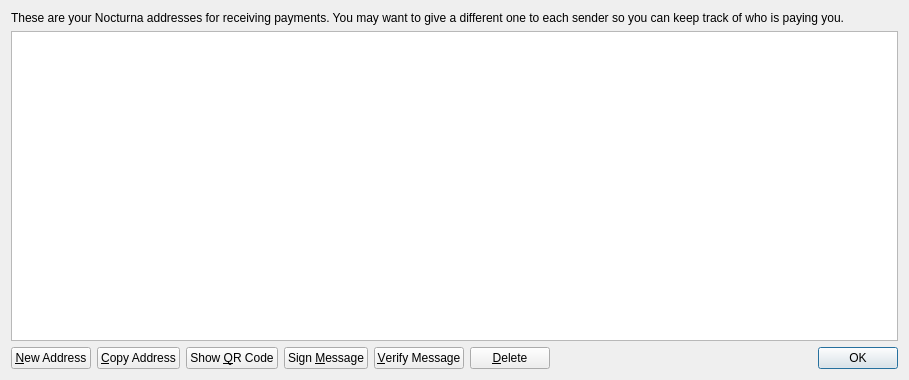
<?xml version="1.0" encoding="UTF-8"?>
<ui version="4.0">
 <class>AddressBookPage</class>
 <widget class="QWidget" name="AddressBookPage">
  <property name="geometry">
   <rect>
    <x>0</x>
    <y>0</y>
    <width>909</width>
    <height>380</height>
   </rect>
  </property>
  <property name="windowTitle">
   <string>Address Book</string>
  </property>
  <layout class="QVBoxLayout" name="verticalLayout">
   <item>
    <widget class="QLabel" name="labelExplanation">
     <property name="text">
      <string>These are your Nocturna addresses for receiving payments. You may want to give a different one to each sender so you can keep track of who is paying you.</string>
     </property>
     <property name="textFormat">
      <enum>Qt::PlainText</enum>
     </property>
     <property name="wordWrap">
      <bool>true</bool>
     </property>
    </widget>
   </item>
   <item>
    <widget class="QTableView" name="tableView">
     <property name="contextMenuPolicy">
      <enum>Qt::CustomContextMenu</enum>
     </property>
     <property name="toolTip">
      <string>Double-click to edit address or label</string>
     </property>
     <property name="tabKeyNavigation">
      <bool>false</bool>
     </property>
     <property name="alternatingRowColors">
      <bool>true</bool>
     </property>
     <property name="selectionMode">
      <enum>QAbstractItemView::SingleSelection</enum>
     </property>
     <property name="selectionBehavior">
      <enum>QAbstractItemView::SelectRows</enum>
     </property>
     <property name="sortingEnabled">
      <bool>true</bool>
     </property>
     <attribute name="verticalHeaderVisible">
      <bool>false</bool>
     </attribute>
    </widget>
   </item>
   <item>
    <layout class="QHBoxLayout" name="horizontalLayout">
     <item>
      <widget class="QPushButton" name="newAddressButton">
       <property name="toolTip">
        <string>Create a new address</string>
       </property>
       <property name="text">
        <string>&amp;New Address</string>
       </property>
       <property name="icon">
        <iconset resource="../bitcoin.qrc">
         <normaloff>:/icons/add</normaloff>:/icons/add</iconset>
       </property>
      </widget>
     </item>
     <item>
      <widget class="QPushButton" name="copyToClipboard">
       <property name="toolTip">
        <string>Copy the currently selected address to the system clipboard</string>
       </property>
       <property name="text">
        <string>&amp;Copy Address</string>
       </property>
       <property name="icon">
        <iconset resource="../bitcoin.qrc">
         <normaloff>:/icons/editcopy</normaloff>:/icons/editcopy</iconset>
       </property>
      </widget>
     </item>
     <item>
      <widget class="QPushButton" name="showQRCode">
       <property name="text">
        <string>Show &amp;QR Code</string>
       </property>
       <property name="icon">
        <iconset resource="../bitcoin.qrc">
         <normaloff>:/icons/qrcode</normaloff>:/icons/qrcode</iconset>
       </property>
      </widget>
     </item>
     <item>
      <widget class="QPushButton" name="signMessage">
       <property name="toolTip">
        <string>Sign a message to prove you own a Nocturna address</string>
       </property>
       <property name="text">
        <string>Sign &amp;Message</string>
       </property>
       <property name="icon">
        <iconset resource="../bitcoin.qrc">
         <normaloff>:/icons/edit</normaloff>:/icons/edit</iconset>
       </property>
      </widget>
     </item>
     <item>
      <widget class="QPushButton" name="verifyMessage">
       <property name="toolTip">
        <string>Verify a message to ensure it was signed with a specified Nocturna address</string>
       </property>
       <property name="text">
        <string>&amp;Verify Message</string>
       </property>
       <property name="icon">
        <iconset resource="../bitcoin.qrc">
         <normaloff>:/icons/transaction_0</normaloff>:/icons/transaction_0</iconset>
       </property>
      </widget>
     </item>
     <item>
      <widget class="QPushButton" name="deleteButton">
       <property name="toolTip">
        <string>Delete the currently selected address from the list</string>
       </property>
       <property name="text">
        <string>&amp;Delete</string>
       </property>
       <property name="icon">
        <iconset resource="../bitcoin.qrc">
         <normaloff>:/icons/remove</normaloff>:/icons/remove</iconset>
       </property>
      </widget>
     </item>
     <item>
      <spacer name="horizontalSpacer">
       <property name="orientation">
        <enum>Qt::Horizontal</enum>
       </property>
       <property name="sizeHint" stdset="0">
        <size>
         <width>40</width>
         <height>20</height>
        </size>
       </property>
      </spacer>
     </item>
     <item>
      <widget class="QDialogButtonBox" name="buttonBox">
       <property name="sizePolicy">
        <sizepolicy hsizetype="Maximum" vsizetype="Fixed">
         <horstretch>0</horstretch>
         <verstretch>0</verstretch>
        </sizepolicy>
       </property>
       <property name="standardButtons">
        <set>QDialogButtonBox::Ok</set>
       </property>
      </widget>
     </item>
    </layout>
   </item>
  </layout>
 </widget>
 <resources>
  <include location="../bitcoin.qrc"/>
 </resources>
 <connections/>
</ui>
